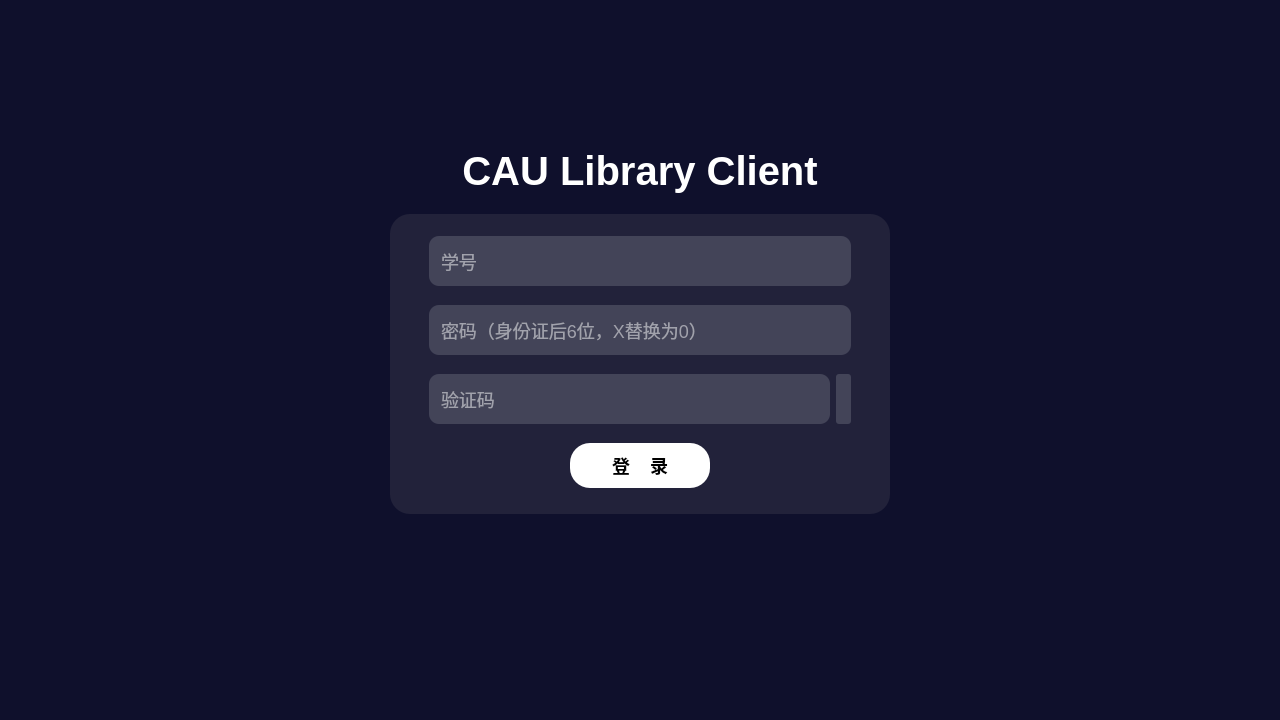
<?xml version="1.0" encoding="UTF-8"?>
<ui version="4.0">
 <class>LoginWindow</class>
 <widget class="QMainWindow" name="LoginWindow">
  <property name="geometry">
   <rect>
    <x>0</x>
    <y>0</y>
    <width>1280</width>
    <height>720</height>
   </rect>
  </property>
  <property name="minimumSize">
   <size>
    <width>960</width>
    <height>540</height>
   </size>
  </property>
  <property name="windowTitle">
   <string>登录</string>
  </property>
  <widget class="QWidget" name="StyleFrame">
   <property name="styleSheet">
    <string notr="true">QWidget#StyleFrame{
	background-color:#0f102c;
}
QFrame#Container {
	background-color:#22223a;
}
QLineEdit{
	background-color:#434458;
	color:white;
}
QPushButton{
	background-color:white;
}
QPushButton:hover{
	background-color:#d1d1d1;
}
QLabel#codeLabel{
	background-color:#434458;
}
QFrame#titleFrame{
	background-color:#434458;;
}</string>
   </property>
   <layout class="QVBoxLayout" name="verticalLayout_3">
    <property name="spacing">
     <number>0</number>
    </property>
    <property name="leftMargin">
     <number>0</number>
    </property>
    <property name="topMargin">
     <number>0</number>
    </property>
    <property name="rightMargin">
     <number>0</number>
    </property>
    <property name="bottomMargin">
     <number>0</number>
    </property>
    <item>
     <layout class="QHBoxLayout" name="contentLayout">
      <item>
       <spacer name="horizontalSpacer_2">
        <property name="orientation">
         <enum>Qt::Horizontal</enum>
        </property>
        <property name="sizeHint" stdset="0">
         <size>
          <width>40</width>
          <height>20</height>
         </size>
        </property>
       </spacer>
      </item>
      <item>
       <layout class="QVBoxLayout" name="verticalLayout_2">
        <item>
         <spacer name="verticalSpacer">
          <property name="orientation">
           <enum>Qt::Vertical</enum>
          </property>
          <property name="sizeType">
           <enum>QSizePolicy::Expanding</enum>
          </property>
          <property name="sizeHint" stdset="0">
           <size>
            <width>20</width>
            <height>40</height>
           </size>
          </property>
         </spacer>
        </item>
        <item>
         <widget class="QLabel" name="title">
          <property name="styleSheet">
           <string notr="true">QLabel#title{
	background-color:transparent;
	color:white;
	font-size:40px;
	font-weight:900;
	margin-bottom:20px;
}</string>
          </property>
          <property name="text">
           <string>CAU Library Client</string>
          </property>
          <property name="alignment">
           <set>Qt::AlignCenter</set>
          </property>
         </widget>
        </item>
        <item>
         <widget class="QFrame" name="Container">
          <property name="minimumSize">
           <size>
            <width>500</width>
            <height>300</height>
           </size>
          </property>
          <property name="styleSheet">
           <string notr="true">QFrame{
	border-radius:20px;
	padding:0 30px;
}
QLineEdit{
	padding-left:10px;
	border-radius:10px;
	font-size: 18px;
	border:0;
}
QLabel{
	padding:4px;
	border-radius:3px;
}
QPushButton{
	border-radius:20px;
	font-size:18px;
	font-weight:600;
}</string>
          </property>
          <layout class="QVBoxLayout" name="verticalLayout">
           <property name="sizeConstraint">
            <enum>QLayout::SetDefaultConstraint</enum>
           </property>
           <item>
            <layout class="QHBoxLayout" name="horizontalLayout">
             <item>
              <widget class="QLineEdit" name="number">
               <property name="minimumSize">
                <size>
                 <width>0</width>
                 <height>50</height>
                </size>
               </property>
               <property name="text">
                <string/>
               </property>
               <property name="maxLength">
                <number>13</number>
               </property>
               <property name="placeholderText">
                <string>学号</string>
               </property>
              </widget>
             </item>
            </layout>
           </item>
           <item>
            <layout class="QHBoxLayout" name="horizontalLayout_4">
             <item>
              <widget class="QLineEdit" name="password">
               <property name="minimumSize">
                <size>
                 <width>0</width>
                 <height>50</height>
                </size>
               </property>
               <property name="text">
                <string/>
               </property>
               <property name="maxLength">
                <number>6</number>
               </property>
               <property name="placeholderText">
                <string>密码（身份证后6位，X替换为0）</string>
               </property>
              </widget>
             </item>
            </layout>
           </item>
           <item>
            <layout class="QHBoxLayout" name="horizontalLayout_5">
             <item>
              <widget class="QLineEdit" name="code">
               <property name="minimumSize">
                <size>
                 <width>0</width>
                 <height>50</height>
                </size>
               </property>
               <property name="maxLength">
                <number>4</number>
               </property>
               <property name="placeholderText">
                <string>验证码</string>
               </property>
              </widget>
             </item>
             <item>
              <widget class="QLabel" name="codeLabel">
               <property name="sizePolicy">
                <sizepolicy hsizetype="Preferred" vsizetype="Preferred">
                 <horstretch>0</horstretch>
                 <verstretch>0</verstretch>
                </sizepolicy>
               </property>
               <property name="minimumSize">
                <size>
                 <width>0</width>
                 <height>0</height>
                </size>
               </property>
               <property name="maximumSize">
                <size>
                 <width>200</width>
                 <height>50</height>
                </size>
               </property>
               <property name="text">
                <string/>
               </property>
               <property name="textFormat">
                <enum>Qt::PlainText</enum>
               </property>
               <property name="pixmap">
                <pixmap resource="resource.qrc">:/resource/img/resource/img/code.jpg</pixmap>
               </property>
               <property name="scaledContents">
                <bool>false</bool>
               </property>
               <property name="alignment">
                <set>Qt::AlignCenter</set>
               </property>
              </widget>
             </item>
            </layout>
           </item>
           <item alignment="Qt::AlignHCenter">
            <widget class="QPushButton" name="loginButton">
             <property name="minimumSize">
              <size>
               <width>140</width>
               <height>45</height>
              </size>
             </property>
             <property name="maximumSize">
              <size>
               <width>140</width>
               <height>16777215</height>
              </size>
             </property>
             <property name="cursor">
              <cursorShape>PointingHandCursor</cursorShape>
             </property>
             <property name="text">
              <string>登    录</string>
             </property>
            </widget>
           </item>
          </layout>
         </widget>
        </item>
        <item>
         <widget class="QLabel" name="spacer">
          <property name="styleSheet">
           <string notr="true">QLabel#spacer{
	background-color:transparent;
font-size:50px;
}</string>
          </property>
          <property name="text">
           <string/>
          </property>
         </widget>
        </item>
        <item>
         <spacer name="verticalSpacer_2">
          <property name="orientation">
           <enum>Qt::Vertical</enum>
          </property>
          <property name="sizeType">
           <enum>QSizePolicy::Expanding</enum>
          </property>
          <property name="sizeHint" stdset="0">
           <size>
            <width>20</width>
            <height>40</height>
           </size>
          </property>
         </spacer>
        </item>
       </layout>
      </item>
      <item>
       <spacer name="horizontalSpacer">
        <property name="orientation">
         <enum>Qt::Horizontal</enum>
        </property>
        <property name="sizeHint" stdset="0">
         <size>
          <width>40</width>
          <height>20</height>
         </size>
        </property>
       </spacer>
      </item>
     </layout>
    </item>
   </layout>
  </widget>
 </widget>
 <resources>
  <include location="resource.qrc"/>
 </resources>
 <connections/>
</ui>
